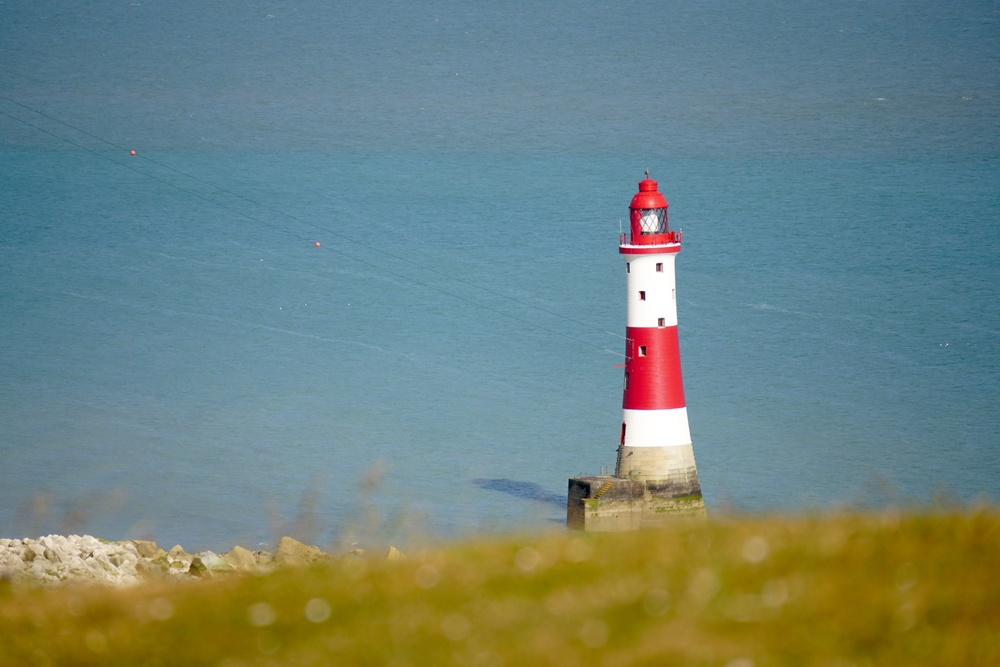
#> input picture algo/Algorithmes et python/Compléxité/phare3.jpg, 1000 x 667 px, shrunk from 5722 x 3815 before the run
$ python 'compléxité.py'
#> lines starting #> are read from the running program, lines starting #| are printed output that depends on the picture; long printed decimals are rounded
from PIL import Image
import time

img=Image.open("phare3.jpg")
#> img is the input picture: PIL image 1000x667 RGB; mean R, G, B 110.8, 131.7, 125.4
largeur,hauteur=img.size
#> largeur = 1000; hauteur = 667
debut = time.time()
#début du traitement

for y in range(hauteur):
    for x in range(largeur):
        r,v,b=img.getpixel((x,y))
        moyenne=(r+v+b)//3
        r = moyenne
        v = moyenne
        b = moyenne
        img.putpixel((x,y),(r,v,b))
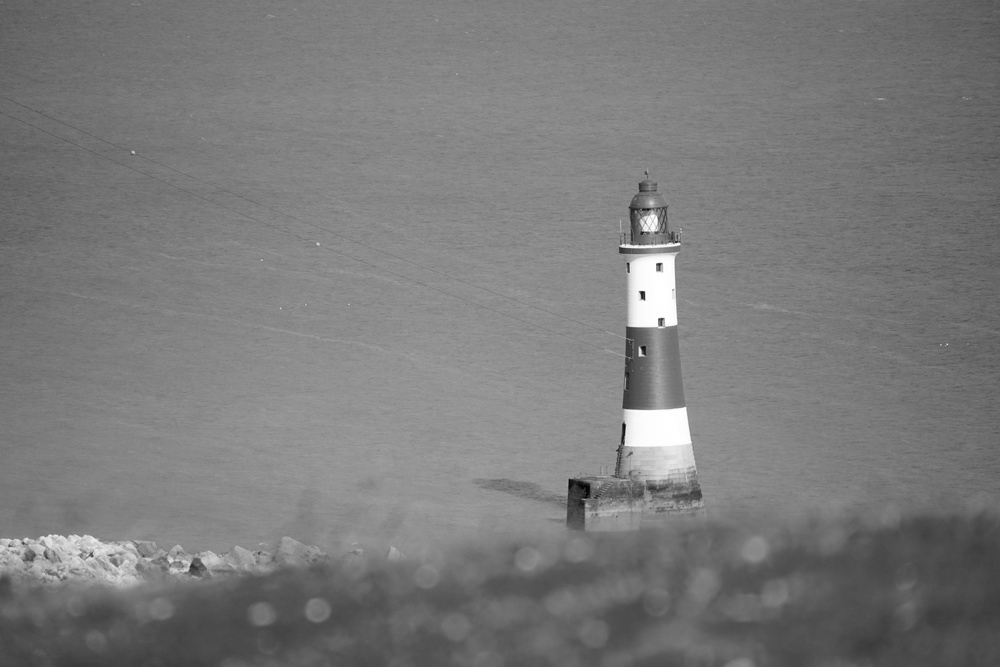
#> img: PIL image 1000x667 RGB; min 1, max 255, mean 122.3

#fin du traitement
fin = time.time()
print("taille img \t durée de traitement")
print(largeur*hauteur,"\t",fin-debut)
#| 667000 	 2.618
img.show()

$ run again, with algo/Algorithmes et python/Compléxité/phare1.jpg copied over algo/Algorithmes et python/Compléxité/phare3.jpg
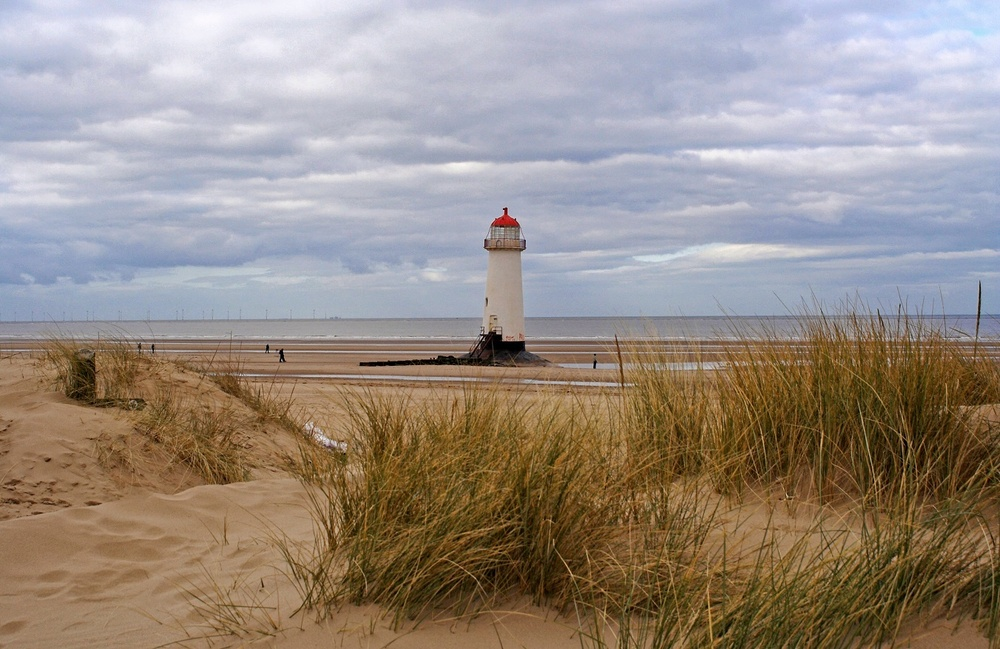
#> input picture algo/Algorithmes et python/Compléxité/phare1.jpg, 1000 x 649 px, shrunk from 1352 x 878 before the run
#> img is the input picture: PIL image 1000x649 RGB; mean R, G, B 152.7, 141.2, 132.7
#> after the loop `for y in range(hauteur):`:
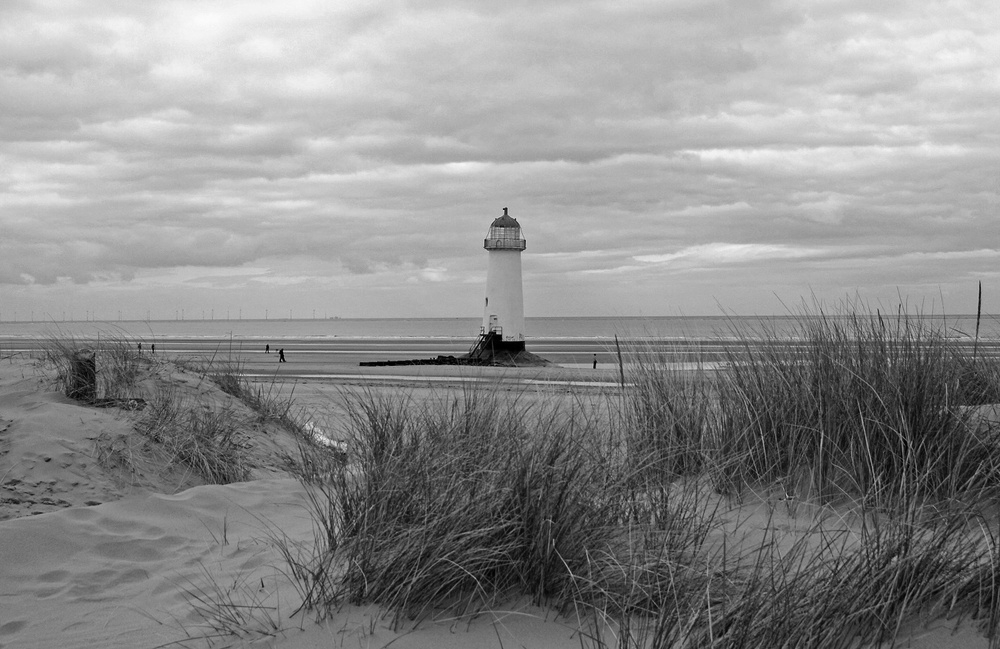
#> img: PIL image 1000x649 RGB; min 0, max 251, mean 141.8
#| 649000 	 2.556

$ run again, with algo/Algorithmes et python/Compléxité/phare2.jpg copied over algo/Algorithmes et python/Compléxité/phare3.jpg
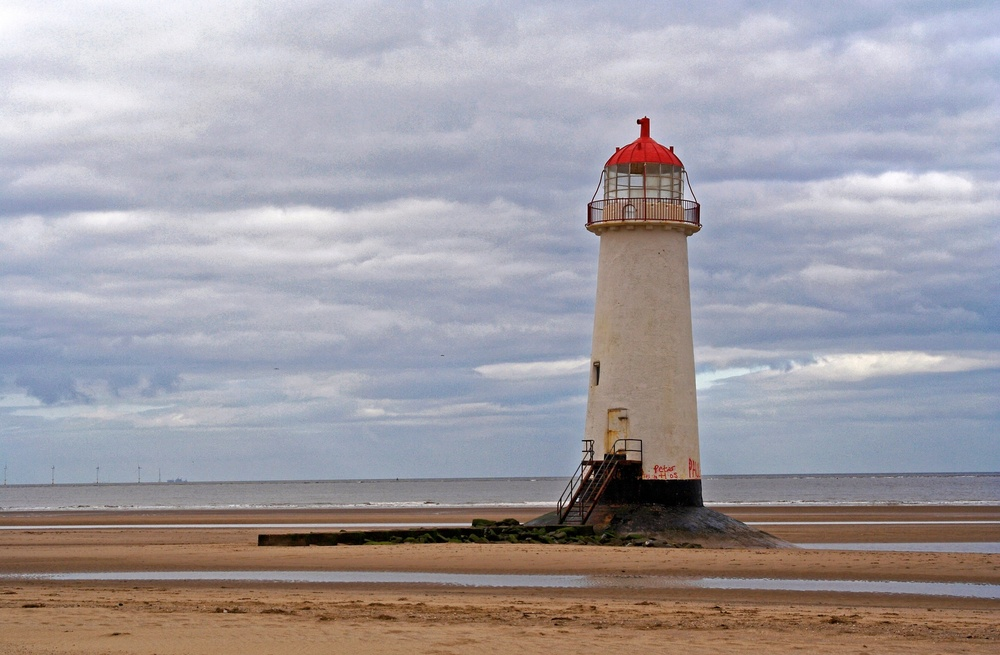
#> input picture algo/Algorithmes et python/Compléxité/phare2.jpg, 1000 x 655 px, shrunk from 2784 x 1824 before the run
#> img is the input picture: PIL image 1000x655 RGB; mean R, G, B 161.8, 156.8, 162.4
#> after the loop `for y in range(hauteur):`:
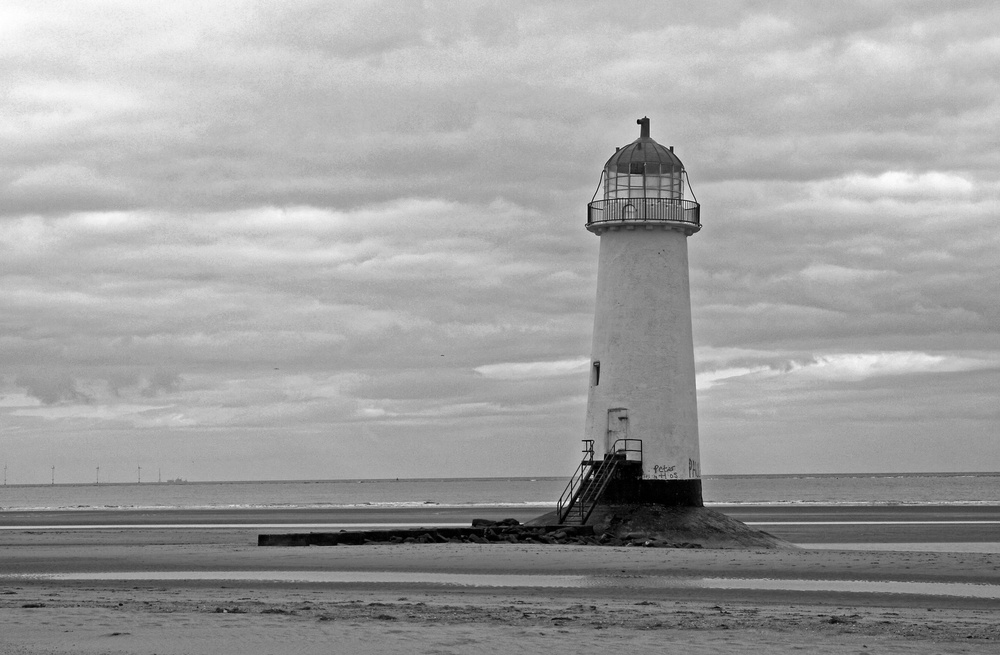
#> img: PIL image 1000x655 RGB; min 0, max 255, mean 160
#| 655000 	 2.685
